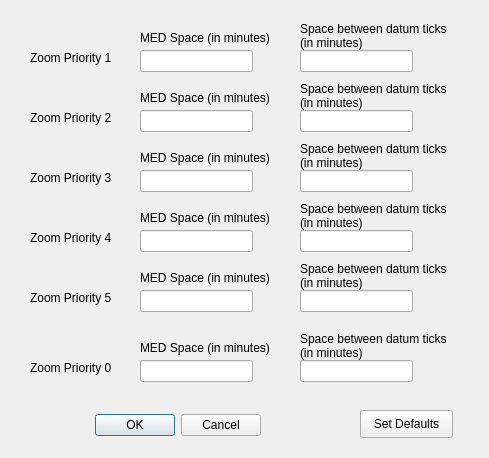
<?xml version="1.0" encoding="UTF-8"?>
<ui version="4.0">
 <class>dlgZoomSettings</class>
 <widget class="QDialog" name="dlgZoomSettings">
  <property name="geometry">
   <rect>
    <x>0</x>
    <y>0</y>
    <width>489</width>
    <height>458</height>
   </rect>
  </property>
  <property name="windowTitle">
   <string>Dialog</string>
  </property>
  <widget class="QDialogButtonBox" name="buttonBox">
   <property name="geometry">
    <rect>
     <x>60</x>
     <y>410</y>
     <width>201</width>
     <height>31</height>
    </rect>
   </property>
   <property name="orientation">
    <enum>Qt::Horizontal</enum>
   </property>
   <property name="standardButtons">
    <set>QDialogButtonBox::Cancel|QDialogButtonBox::Ok</set>
   </property>
  </widget>
  <widget class="QLineEdit" name="lineEditZoomMEDSpace1">
   <property name="geometry">
    <rect>
     <x>140</x>
     <y>50</y>
     <width>113</width>
     <height>22</height>
    </rect>
   </property>
  </widget>
  <widget class="QLineEdit" name="lineEditDatumTicks1">
   <property name="geometry">
    <rect>
     <x>300</x>
     <y>50</y>
     <width>113</width>
     <height>22</height>
    </rect>
   </property>
  </widget>
  <widget class="QLabel" name="label">
   <property name="geometry">
    <rect>
     <x>140</x>
     <y>30</y>
     <width>151</width>
     <height>16</height>
    </rect>
   </property>
   <property name="text">
    <string>MED Space (in minutes)</string>
   </property>
  </widget>
  <widget class="QLabel" name="label_2">
   <property name="geometry">
    <rect>
     <x>300</x>
     <y>20</y>
     <width>171</width>
     <height>31</height>
    </rect>
   </property>
   <property name="text">
    <string>Space between datum ticks
(in minutes)</string>
   </property>
  </widget>
  <widget class="QLabel" name="label_3">
   <property name="geometry">
    <rect>
     <x>30</x>
     <y>50</y>
     <width>101</width>
     <height>16</height>
    </rect>
   </property>
   <property name="text">
    <string>Zoom Priority 1</string>
   </property>
  </widget>
  <widget class="QLabel" name="label_4">
   <property name="geometry">
    <rect>
     <x>300</x>
     <y>80</y>
     <width>171</width>
     <height>31</height>
    </rect>
   </property>
   <property name="text">
    <string>Space between datum ticks
(in minutes)</string>
   </property>
  </widget>
  <widget class="QLineEdit" name="lineEditDatumTicks2">
   <property name="geometry">
    <rect>
     <x>300</x>
     <y>110</y>
     <width>113</width>
     <height>22</height>
    </rect>
   </property>
  </widget>
  <widget class="QLabel" name="label_5">
   <property name="geometry">
    <rect>
     <x>30</x>
     <y>110</y>
     <width>101</width>
     <height>16</height>
    </rect>
   </property>
   <property name="text">
    <string>Zoom Priority 2</string>
   </property>
  </widget>
  <widget class="QLabel" name="label_6">
   <property name="geometry">
    <rect>
     <x>140</x>
     <y>90</y>
     <width>151</width>
     <height>16</height>
    </rect>
   </property>
   <property name="text">
    <string>MED Space (in minutes)</string>
   </property>
  </widget>
  <widget class="QLineEdit" name="lineEditZoomMEDSpace2">
   <property name="geometry">
    <rect>
     <x>140</x>
     <y>110</y>
     <width>113</width>
     <height>22</height>
    </rect>
   </property>
  </widget>
  <widget class="QLabel" name="label_7">
   <property name="geometry">
    <rect>
     <x>300</x>
     <y>140</y>
     <width>171</width>
     <height>31</height>
    </rect>
   </property>
   <property name="text">
    <string>Space between datum ticks
(in minutes)</string>
   </property>
  </widget>
  <widget class="QLineEdit" name="lineEditDatumTicks3">
   <property name="geometry">
    <rect>
     <x>300</x>
     <y>170</y>
     <width>113</width>
     <height>22</height>
    </rect>
   </property>
  </widget>
  <widget class="QLabel" name="label_8">
   <property name="geometry">
    <rect>
     <x>30</x>
     <y>170</y>
     <width>101</width>
     <height>16</height>
    </rect>
   </property>
   <property name="text">
    <string>Zoom Priority 3</string>
   </property>
  </widget>
  <widget class="QLabel" name="label_9">
   <property name="geometry">
    <rect>
     <x>140</x>
     <y>150</y>
     <width>151</width>
     <height>16</height>
    </rect>
   </property>
   <property name="text">
    <string>MED Space (in minutes)</string>
   </property>
  </widget>
  <widget class="QLineEdit" name="lineEditZoomMEDSpace3">
   <property name="geometry">
    <rect>
     <x>140</x>
     <y>170</y>
     <width>113</width>
     <height>22</height>
    </rect>
   </property>
  </widget>
  <widget class="QLabel" name="label_10">
   <property name="geometry">
    <rect>
     <x>300</x>
     <y>200</y>
     <width>171</width>
     <height>31</height>
    </rect>
   </property>
   <property name="text">
    <string>Space between datum ticks
(in minutes)</string>
   </property>
  </widget>
  <widget class="QLineEdit" name="lineEditDatumTicks4">
   <property name="geometry">
    <rect>
     <x>300</x>
     <y>230</y>
     <width>113</width>
     <height>22</height>
    </rect>
   </property>
  </widget>
  <widget class="QLabel" name="label_11">
   <property name="geometry">
    <rect>
     <x>30</x>
     <y>230</y>
     <width>101</width>
     <height>16</height>
    </rect>
   </property>
   <property name="text">
    <string>Zoom Priority 4</string>
   </property>
  </widget>
  <widget class="QLabel" name="label_12">
   <property name="geometry">
    <rect>
     <x>140</x>
     <y>210</y>
     <width>151</width>
     <height>16</height>
    </rect>
   </property>
   <property name="text">
    <string>MED Space (in minutes)</string>
   </property>
  </widget>
  <widget class="QLineEdit" name="lineEditZoomMEDSpace4">
   <property name="geometry">
    <rect>
     <x>140</x>
     <y>230</y>
     <width>113</width>
     <height>22</height>
    </rect>
   </property>
  </widget>
  <widget class="QLabel" name="label_13">
   <property name="geometry">
    <rect>
     <x>300</x>
     <y>260</y>
     <width>171</width>
     <height>31</height>
    </rect>
   </property>
   <property name="text">
    <string>Space between datum ticks
(in minutes)</string>
   </property>
  </widget>
  <widget class="QLineEdit" name="lineEditDatumTicks5">
   <property name="geometry">
    <rect>
     <x>300</x>
     <y>290</y>
     <width>113</width>
     <height>22</height>
    </rect>
   </property>
  </widget>
  <widget class="QLabel" name="label_14">
   <property name="geometry">
    <rect>
     <x>30</x>
     <y>290</y>
     <width>101</width>
     <height>16</height>
    </rect>
   </property>
   <property name="text">
    <string>Zoom Priority 5</string>
   </property>
  </widget>
  <widget class="QLabel" name="label_15">
   <property name="geometry">
    <rect>
     <x>140</x>
     <y>270</y>
     <width>151</width>
     <height>16</height>
    </rect>
   </property>
   <property name="text">
    <string>MED Space (in minutes)</string>
   </property>
  </widget>
  <widget class="QLineEdit" name="lineEditZoomMEDSpace5">
   <property name="geometry">
    <rect>
     <x>140</x>
     <y>290</y>
     <width>113</width>
     <height>22</height>
    </rect>
   </property>
  </widget>
  <widget class="QLabel" name="label_16">
   <property name="geometry">
    <rect>
     <x>300</x>
     <y>330</y>
     <width>171</width>
     <height>31</height>
    </rect>
   </property>
   <property name="text">
    <string>Space between datum ticks
(in minutes)</string>
   </property>
  </widget>
  <widget class="QLineEdit" name="lineEditDatumTicks0">
   <property name="geometry">
    <rect>
     <x>300</x>
     <y>360</y>
     <width>113</width>
     <height>22</height>
    </rect>
   </property>
  </widget>
  <widget class="QLabel" name="label_17">
   <property name="geometry">
    <rect>
     <x>30</x>
     <y>360</y>
     <width>101</width>
     <height>16</height>
    </rect>
   </property>
   <property name="text">
    <string>Zoom Priority 0</string>
   </property>
  </widget>
  <widget class="QLabel" name="label_18">
   <property name="geometry">
    <rect>
     <x>140</x>
     <y>340</y>
     <width>151</width>
     <height>16</height>
    </rect>
   </property>
   <property name="text">
    <string>MED Space (in minutes)</string>
   </property>
  </widget>
  <widget class="QLineEdit" name="lineEditZoomMEDSpace0">
   <property name="geometry">
    <rect>
     <x>140</x>
     <y>360</y>
     <width>113</width>
     <height>22</height>
    </rect>
   </property>
  </widget>
  <widget class="QPushButton" name="ButtonSetDefaults">
   <property name="geometry">
    <rect>
     <x>360</x>
     <y>410</y>
     <width>93</width>
     <height>28</height>
    </rect>
   </property>
   <property name="text">
    <string>Set Defaults</string>
   </property>
  </widget>
 </widget>
 <resources/>
 <connections>
  <connection>
   <sender>buttonBox</sender>
   <signal>accepted()</signal>
   <receiver>dlgZoomSettings</receiver>
   <slot>accept()</slot>
   <hints>
    <hint type="sourcelabel">
     <x>248</x>
     <y>254</y>
    </hint>
    <hint type="destinationlabel">
     <x>157</x>
     <y>274</y>
    </hint>
   </hints>
  </connection>
  <connection>
   <sender>buttonBox</sender>
   <signal>rejected()</signal>
   <receiver>dlgZoomSettings</receiver>
   <slot>reject()</slot>
   <hints>
    <hint type="sourcelabel">
     <x>316</x>
     <y>260</y>
    </hint>
    <hint type="destinationlabel">
     <x>286</x>
     <y>274</y>
    </hint>
   </hints>
  </connection>
 </connections>
</ui>
